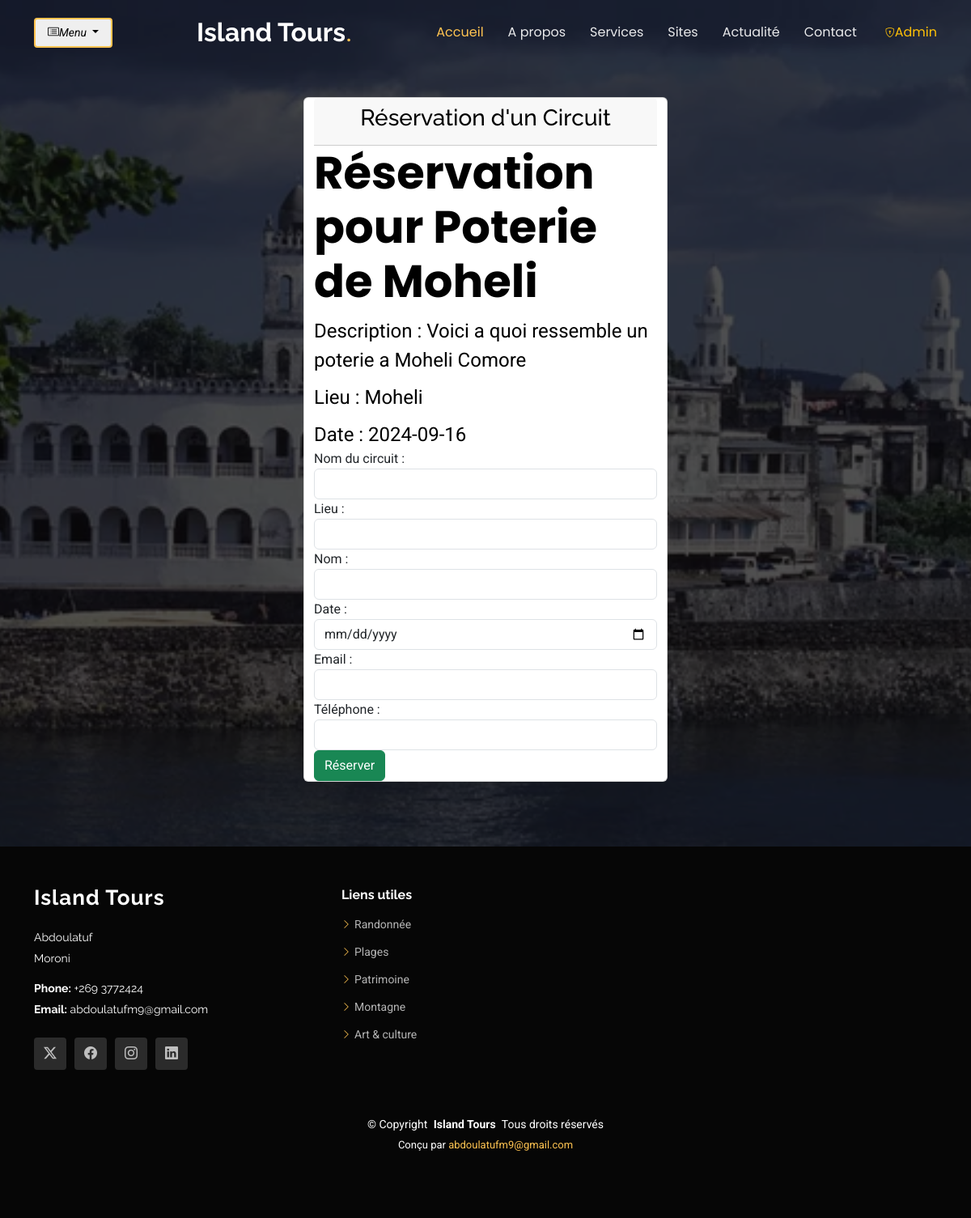
The app's page /form_reservation.php?id=2 (signed in) with its own data.
### tables this page shows
CREATE TABLE `circuit` (
  `id` int(250) NOT NULL,
  `nom_circuit` varchar(255) NOT NULL,
  `page` varchar(50) NOT NULL,
  `lieu` varchar(255) NOT NULL,
  `date` date NOT NULL,
  `image` varchar(100) NOT NULL,
  `description` varchar(500) NOT NULL
);

### classes/Database.php (called while the page is built, shortened)
<?php
class Database
{
    public $pdo;
    private static $instance = null;
    public function __construct()
    {
        try {
            $this->pdo = new PDO("mysql:host=localhost;dbname=db_circuit", "root", "");
            $this->pdo->setAttribute(PDO::ATTR_ERRMODE, PDO::ERRMODE_EXCEPTION);
        } catch (PDOException $e) {
            die("Erreur de connexion à la base de données : " . $e->getMessage());
        }
    }
    public static function getInstance()
    {
        if (self::$instance == null) {
            self::$instance = new Database();
        }
        return self::$instance;
    }
    public function prepare($sql)
    {
        return $this->pdo->prepare($sql);
    }
}

### form_reservation.php (the view, shortened to what this page needs)
<?php
include_once "inc/header.php";
if (isset($_GET['id'])) {
    $circuitId = $_GET['id'];
    $db = Database::getInstance();
    $sql = "SELECT * FROM circuit WHERE id = :id";
    $stmt = $db->prepare($sql);
    $stmt->bindValue(':id', $circuitId);
    $stmt->execute();
    $circuit = $stmt->fetch(PDO::FETCH_ASSOC);
} else {
    die("ID de circuit manquant.");
}
?>
<main class="main">
    <section class="hero section dark-background">
        <div style="width:450px; margin:0 auto;" data-aos="fade-up" data-aos-delay="100">
            <div class="card container">
                <div class="card-header">
                    <h3 class='text-center text-black'>Réservation d'un Circuit</h3>
                </div>
                <h2 class="text-black">Réservation pour <?php echo htmlspecialchars($circuit['nom_circuit']); ?></h2>
                <p class="text-black">Description : <?php echo htmlspecialchars($circuit['description']); ?></p>
                <p class="text-black">Lieu : <?php echo htmlspecialchars($circuit['lieu']); ?></p>
                <p class="text-black">Date : <?php echo htmlspecialchars($circuit['date']); ?></p>
                <form action="" method="post">
                    <div class="form-group">
                        <label for="nom_circuit">Nom du circuit :</label>
                        <input type="text" id="nom_circuit" name="nom_circuit" class="form-control" required>
                    </div>
                    <div class="form-group">
                        <label for="lieu">Lieu :</label>
                        <input type="text" id="lieu" name="lieu" class="form-control" required>
                    </div>
                    <div class="form-group">
                        <label for="nom">Nom :</label>
                        <input type="text" class="form-control" id="nom" name="nom" required>
                    </div>
                    <div class="form-group">
                        <label for="date">Date :</label>
                        <input type="date" id="date" name="date" class="form-control" required>
                    </div>
                    <div class="form-group">
                        <label for="email">Email :</label>
                        <input type="email" class="form-control" id="email" name="email" required>
                    </div>
                    <div class="form-group">
                        <label for="mobile">Téléphone :</label>
                        <input type="tel" class="form-control" id="moblie" name="mobile" required>
                    </div>
                    <div class="form-group">
                        <button type="submit" name="register" class="btn btn-success">Réserver</button>
                    </div>
                </form>
            </div>
        </div>
    </section>
</main>
<?php include "inc/footer.php"; ?>

### assets/css/main.css (style rules this page uses)
:root { --default-font: "Roboto", system-ui, -apple-system, "Segoe UI", Roboto, "Helvetica Neue", Arial, "Noto Sans", "Liberation Sans", sans-serif, "Apple Color Emoji", "Segoe UI Emoji", "Segoe UI Symbol", "Noto Color Emoji"; --heading-font: "Raleway", sans-serif; --nav-font: "Poppins", sans-serif; }
:root { --background-color: #ffffff; --default-color: #444444; --heading-color: #151515; --accent-color: #ffc451; --surface-color: #ffffff; --contrast-color: #312f2f; }
:root { --nav-color: rgba(255, 255, 255, 0.905); --nav-hover-color: #ffc451; --nav-mobile-background-color: #ffffff; --nav-dropdown-background-color: #ffffff; --nav-dropdown-color: #212529; --nav-dropdown-hover-color: #ffc451; }
.dark-background { --background-color: #060606; --default-color: #ffffff; --heading-color: #ffffff; --surface-color: #252525; --contrast-color: #2a2727; }
:root { scroll-behavior: smooth; }
body { color: var(--default-color); background-color: var(--background-color); font-family: var(--default-font); }
h1, h2, h3, h4, h5, h6 { color: var(--heading-color); font-family: var(--heading-font); }
section, .section { color: var(--default-color); background-color: var(--background-color); padding: 60px 0; scroll-margin-top: 80px; }
.hero { width: 100%; min-height: 100vh; position: relative; padding: 120px 0 80px 0; display: flex; align-items: center; justify-content: center; }
.hero:before { content: ""; background: color-mix(in srgb, var(--background-color), transparent 30%); position: absolute; inset: 0; z-index: 2; }
.hero .container { position: relative; z-index: 3; }
.hero h2 { margin: 0; font-size: 56px; font-weight: 700; font-family: var(--nav-font); }
.hero p { margin: 10px 0 0 0; font-size: 24px; color: color-mix(in srgb, var(--default-color), transparent 30%); }

### records on screen
circuit: nom_circuit "Poterie de Moheli", description "Voici a quoi ressemble un poterie a Moheli Comore", lieu "Moheli", date "2024-09-16"
